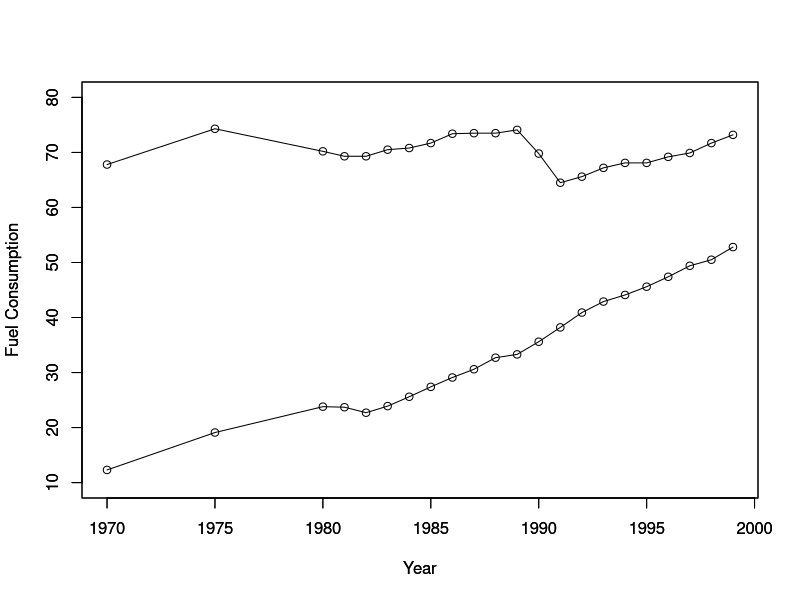
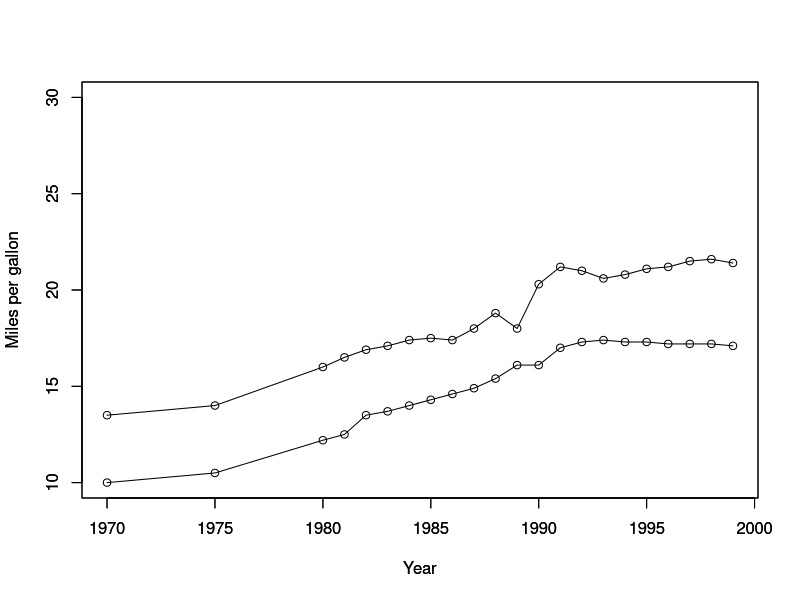

R code for these plots, in order:
year=c(1970,1975,1980:1999)
Car =c(67.8,74.3,70.2,69.3,69.3,70.5,70.8,71.7,73.4,73.5,73.5,74.1,69.8,64.5,65.6,67.2,68.1,68.1,69.2,69.9,71.7,73.2)
Van =c(12.3,19.1,23.8,23.7,22.7,23.9,25.6,27.4,29.1,30.6,32.7,33.3,35.6,38.2,40.9,42.9,44.1,45.6,47.4,49.4,50.5,52.8)

#Graph for fuel consumption
plot(year,Car,ylim = c(10,80),ylab = "Fuel Consumption",xlab = "Year" )
lines(year,Car)
par(new =TRUE)
plot(year,Van,ylim = c(10,80),ylab = "Fuel Consumption",xlab = "Year")
lines(year,Van)

Car1 =c(13.5,14.0,16.0,16.5,16.9,17.1,17.4,17.5,17.4,18.0,18.8,18.0,20.3,21.2,21.0,20.6,20.8,21.1,21.2,21.5,21.6,21.4)
Van1 =c(10.0,10.5,12.2,12.5,13.5,13.7,14.0,14.3,14.6,14.9,15.4,16.1,16.1,17.0,17.3,17.4,17.3,17.3,17.2,17.2,17.2,17.1)

#Graph for fuel efficiency
plot(year,Car1,ylim = c(10,30),ylab = "Miles per gallon",xlab = "Year" )
lines(year,Car1)
par(new =TRUE)
plot(year,Van1,ylim = c(10,30),ylab = "Miles per gallon",xlab = "Year")
lines(year,Van1)
